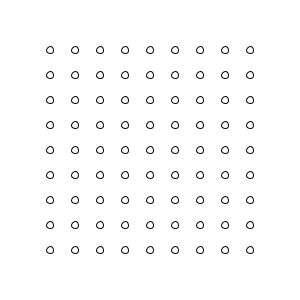
Frame 1 (no input)
Frame 60 (the mouse pressed at the canvas centre just before this capture): identical to frame 1, image omitted
Frame 120 (the mouse held since frame 60 and released just before this capture): identical to frame 1, image omitted

The Processing sketch that drew this single still picture (run headless with seeded random() and noise(); from frame 60 on, the mouse is pressed at the canvas centre):

// Processing sketch: processing_61226
// ── processing_61226.pde

void setup(){
size(300,300);
smooth();
}

void draw(){
  background(255);
  
  
for(int i = 50; i < 260; i = i + 25){
for(int j = 50; j < 260; j = j +25){
  
  fill(255);
  stroke(0);
  
 ellipse(i, j, 7, 7);
}
}
}
